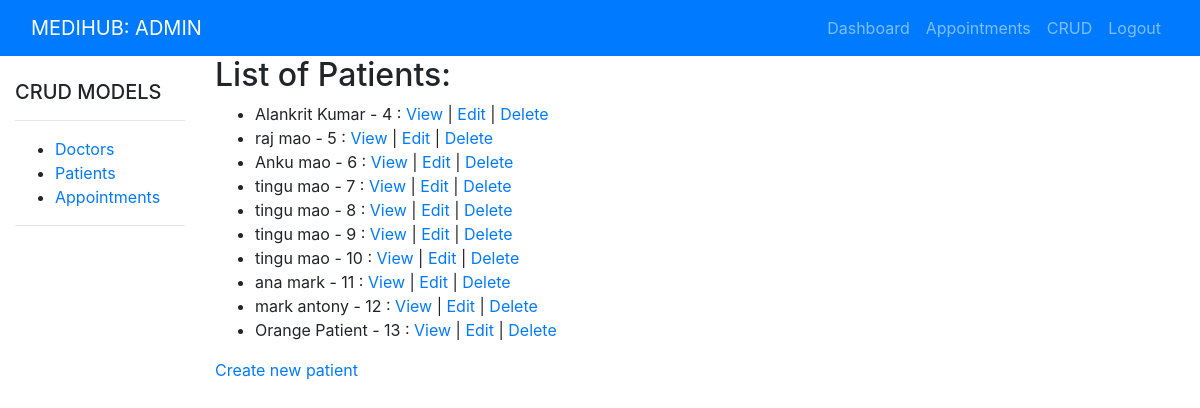
Page /adminapp/crud/patients/ (signed in) on the committed database.
### hospital/models.py (models this page shows)
class Patient(models.Model):
    GENDER_CHOICES = [
        ('M', 'Male'),
        ('F', 'Female'),
        ('X', 'Other'),
    ]
    user = models.OneToOneField(User, on_delete=models.CASCADE, null=True, blank=True)
    first_name = models.CharField(max_length=50, null=True, blank=True)
    last_name = models.CharField(max_length=50, null=True, blank=True)
    gender = models.CharField(max_length=1, choices=GENDER_CHOICES, null=True, blank=True)
    dob = models.DateField(null=True, blank=True)
    phone = models.CharField(max_length=10, null=True, blank=True)
    address = models.TextField(max_length=400, null=True, blank=True)
    email = models.CharField(max_length=100, null=True, blank=True)
    def __str__(self):
        return f'{self.first_name} {self.last_name} - {self.id}'

### adminapp/views.py (the view)
# urls.py: path('crud/patients/', views.patientListView, name='patient-list'),
@login_required(login_url='admin-login')
def patientListView(request):
    patientList = Patient.objects.all()
    context = {
        'list_of_patients': patientList,
    }
    return render(request, 'adminapp/patient_list.html', context)

### adminapp/templates/adminapp/patient_list.html
{% extends 'adminapp/crud_index.html' %}
{% block main %}
<h2>List of Patients:</h2>
<ul>
    {% for patient in list_of_patients %}
    <li>{{patient}} :
        <a href="{% url 'patient-detail' patient.id %}">View</a> |
        <a href="{% url 'edit-patient' patient.id %}">Edit</a> |
        <a href="{% url 'delete-patient' patient.id %}">Delete</a>
    </li>
    {% endfor %}
</ul>
<p><a href="{% url 'create-patient' %}">Create new patient</a></p>
{% endblock %}

### rows in the picture
Patient: first_name+last_name+id "Alankrit Kumar - 4"
Patient: first_name+last_name+id "raj mao - 5"
Patient: first_name+last_name+id "Anku mao - 6"
Patient: first_name+last_name+id "tingu mao - 7"
Patient: first_name+last_name+id "tingu mao - 8"
Patient: first_name+last_name+id "tingu mao - 9"
Patient: first_name+last_name+id "tingu mao - 10"
Patient: first_name+last_name+id "ana mark - 11"
Patient: first_name+last_name+id "mark antony - 12"
Patient: first_name+last_name+id "Orange Patient - 13"
